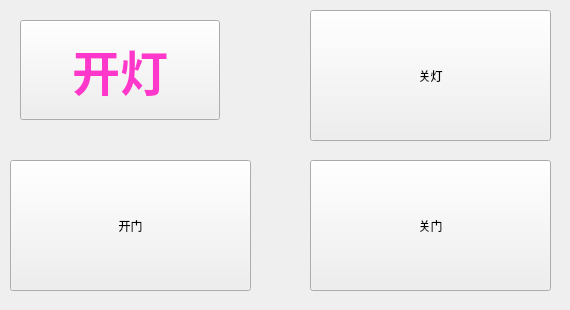
<?xml version="1.0" encoding="UTF-8"?>
<ui version="4.0">
 <class>DesigerFileQt</class>
 <widget class="QMainWindow" name="DesigerFileQt">
  <property name="geometry">
   <rect>
    <x>0</x>
    <y>0</y>
    <width>570</width>
    <height>310</height>
   </rect>
  </property>
  <property name="windowTitle">
   <string>DesigerFileQt</string>
  </property>
  <widget class="QWidget" name="centralWidget">
   <widget class="QPushButton" name="pushButton">
    <property name="geometry">
     <rect>
      <x>20</x>
      <y>20</y>
      <width>200</width>
      <height>100</height>
     </rect>
    </property>
    <property name="font">
     <font>
      <pointsize>36</pointsize>
      <weight>75</weight>
      <italic>false</italic>
      <bold>true</bold>
      <underline>false</underline>
      <strikeout>false</strikeout>
     </font>
    </property>
    <property name="styleSheet">
     <string notr="true">color: rgb(255, 55, 202);</string>
    </property>
    <property name="text">
     <string>开灯</string>
    </property>
    <property name="flat">
     <bool>false</bool>
    </property>
   </widget>
   <widget class="QPushButton" name="pushButton_2">
    <property name="geometry">
     <rect>
      <x>310</x>
      <y>10</y>
      <width>241</width>
      <height>131</height>
     </rect>
    </property>
    <property name="text">
     <string>关灯</string>
    </property>
   </widget>
   <widget class="QPushButton" name="pushButton_3">
    <property name="geometry">
     <rect>
      <x>310</x>
      <y>160</y>
      <width>241</width>
      <height>131</height>
     </rect>
    </property>
    <property name="text">
     <string>关门</string>
    </property>
   </widget>
   <widget class="QPushButton" name="pushButton_4">
    <property name="geometry">
     <rect>
      <x>10</x>
      <y>160</y>
      <width>241</width>
      <height>131</height>
     </rect>
    </property>
    <property name="text">
     <string>开门</string>
    </property>
   </widget>
  </widget>
 </widget>
 <layoutdefault spacing="6" margin="11"/>
 <resources/>
 <connections/>
</ui>
